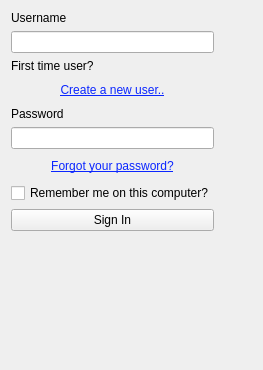
<?xml version="1.0" encoding="UTF-8"?>
<ui version="4.0">
 <class>Hookie_SingIN</class>
 <widget class="QDialog" name="Hookie_SingIN">
  <property name="geometry">
   <rect>
    <x>0</x>
    <y>0</y>
    <width>263</width>
    <height>370</height>
   </rect>
  </property>
  <property name="windowTitle">
   <string>Sign In</string>
  </property>
  <property name="modal">
   <bool>false</bool>
  </property>
  <layout class="QFormLayout" name="formLayout">
   <item row="0" column="0">
    <layout class="QGridLayout" name="gridLayout">
     <item row="0" column="0">
      <widget class="QLabel" name="label">
       <property name="text">
        <string>Username</string>
       </property>
       <property name="buddy">
        <cstring>usernamefield</cstring>
       </property>
      </widget>
     </item>
     <item row="1" column="0">
      <widget class="QLineEdit" name="usernamefield"/>
     </item>
     <item row="2" column="0">
      <widget class="QLabel" name="label_3">
       <property name="text">
        <string>First time user?</string>
       </property>
      </widget>
     </item>
     <item row="3" column="0">
      <widget class="QPushButton" name="create_user">
       <property name="sizePolicy">
        <sizepolicy hsizetype="Minimum" vsizetype="Minimum">
         <horstretch>0</horstretch>
         <verstretch>0</verstretch>
        </sizepolicy>
       </property>
       <property name="palette">
        <palette>
         <active>
          <colorrole role="Text">
           <brush brushstyle="SolidPattern">
            <color alpha="255">
             <red>0</red>
             <green>0</green>
             <blue>0</blue>
            </color>
           </brush>
          </colorrole>
          <colorrole role="ButtonText">
           <brush brushstyle="SolidPattern">
            <color alpha="255">
             <red>11</red>
             <green>38</green>
             <blue>255</blue>
            </color>
           </brush>
          </colorrole>
         </active>
         <inactive>
          <colorrole role="Text">
           <brush brushstyle="SolidPattern">
            <color alpha="255">
             <red>0</red>
             <green>0</green>
             <blue>0</blue>
            </color>
           </brush>
          </colorrole>
          <colorrole role="ButtonText">
           <brush brushstyle="SolidPattern">
            <color alpha="255">
             <red>11</red>
             <green>38</green>
             <blue>255</blue>
            </color>
           </brush>
          </colorrole>
         </inactive>
         <disabled>
          <colorrole role="Text">
           <brush brushstyle="SolidPattern">
            <color alpha="255">
             <red>69</red>
             <green>69</green>
             <blue>69</blue>
            </color>
           </brush>
          </colorrole>
          <colorrole role="ButtonText">
           <brush brushstyle="SolidPattern">
            <color alpha="255">
             <red>106</red>
             <green>104</green>
             <blue>100</blue>
            </color>
           </brush>
          </colorrole>
         </disabled>
        </palette>
       </property>
       <property name="font">
        <font>
         <underline>true</underline>
        </font>
       </property>
       <property name="cursor">
        <cursorShape>PointingHandCursor</cursorShape>
       </property>
       <property name="mouseTracking">
        <bool>false</bool>
       </property>
       <property name="text">
        <string>Create a new user..</string>
       </property>
       <property name="autoDefault">
        <bool>true</bool>
       </property>
       <property name="flat">
        <bool>true</bool>
       </property>
      </widget>
     </item>
     <item row="4" column="0">
      <widget class="QLabel" name="label_2">
       <property name="text">
        <string>Password</string>
       </property>
       <property name="buddy">
        <cstring>passwordfield</cstring>
       </property>
      </widget>
     </item>
     <item row="5" column="0">
      <widget class="QLineEdit" name="passwordfield"/>
     </item>
     <item row="6" column="0">
      <widget class="QPushButton" name="forgot_password">
       <property name="sizePolicy">
        <sizepolicy hsizetype="Minimum" vsizetype="Minimum">
         <horstretch>0</horstretch>
         <verstretch>0</verstretch>
        </sizepolicy>
       </property>
       <property name="palette">
        <palette>
         <active>
          <colorrole role="Text">
           <brush brushstyle="SolidPattern">
            <color alpha="255">
             <red>0</red>
             <green>0</green>
             <blue>0</blue>
            </color>
           </brush>
          </colorrole>
          <colorrole role="ButtonText">
           <brush brushstyle="SolidPattern">
            <color alpha="255">
             <red>11</red>
             <green>38</green>
             <blue>255</blue>
            </color>
           </brush>
          </colorrole>
         </active>
         <inactive>
          <colorrole role="Text">
           <brush brushstyle="SolidPattern">
            <color alpha="255">
             <red>0</red>
             <green>0</green>
             <blue>0</blue>
            </color>
           </brush>
          </colorrole>
          <colorrole role="ButtonText">
           <brush brushstyle="SolidPattern">
            <color alpha="255">
             <red>11</red>
             <green>38</green>
             <blue>255</blue>
            </color>
           </brush>
          </colorrole>
         </inactive>
         <disabled>
          <colorrole role="Text">
           <brush brushstyle="SolidPattern">
            <color alpha="255">
             <red>69</red>
             <green>69</green>
             <blue>69</blue>
            </color>
           </brush>
          </colorrole>
          <colorrole role="ButtonText">
           <brush brushstyle="SolidPattern">
            <color alpha="255">
             <red>106</red>
             <green>104</green>
             <blue>100</blue>
            </color>
           </brush>
          </colorrole>
         </disabled>
        </palette>
       </property>
       <property name="font">
        <font>
         <underline>true</underline>
        </font>
       </property>
       <property name="cursor">
        <cursorShape>PointingHandCursor</cursorShape>
       </property>
       <property name="mouseTracking">
        <bool>false</bool>
       </property>
       <property name="text">
        <string>Forgot your password?</string>
       </property>
       <property name="autoDefault">
        <bool>true</bool>
       </property>
       <property name="flat">
        <bool>true</bool>
       </property>
      </widget>
     </item>
     <item row="7" column="0">
      <widget class="QCheckBox" name="rememberme">
       <property name="text">
        <string>Remember me on this computer?</string>
       </property>
      </widget>
     </item>
     <item row="8" column="0">
      <widget class="QPushButton" name="signinbutton">
       <property name="text">
        <string>Sign In</string>
       </property>
      </widget>
     </item>
    </layout>
   </item>
  </layout>
 </widget>
 <tabstops>
  <tabstop>usernamefield</tabstop>
  <tabstop>create_user</tabstop>
  <tabstop>passwordfield</tabstop>
  <tabstop>forgot_password</tabstop>
  <tabstop>rememberme</tabstop>
  <tabstop>signinbutton</tabstop>
 </tabstops>
 <resources/>
 <connections>
  <connection>
   <sender>signinbutton</sender>
   <signal>clicked()</signal>
   <receiver>Hookie_SingIN</receiver>
   <slot>exec()</slot>
   <hints>
    <hint type="sourcelabel">
     <x>129</x>
     <y>281</y>
    </hint>
    <hint type="destinationlabel">
     <x>131</x>
     <y>184</y>
    </hint>
   </hints>
  </connection>
  <connection>
   <sender>create_user</sender>
   <signal>clicked()</signal>
   <receiver>Hookie_SingIN</receiver>
   <slot>exec()</slot>
   <hints>
    <hint type="sourcelabel">
     <x>129</x>
     <y>114</y>
    </hint>
    <hint type="destinationlabel">
     <x>197</x>
     <y>184</y>
    </hint>
   </hints>
  </connection>
  <connection>
   <sender>forgot_password</sender>
   <signal>clicked()</signal>
   <receiver>Hookie_SingIN</receiver>
   <slot>exec()</slot>
   <hints>
    <hint type="sourcelabel">
     <x>129</x>
     <y>216</y>
    </hint>
    <hint type="destinationlabel">
     <x>197</x>
     <y>184</y>
    </hint>
   </hints>
  </connection>
 </connections>
</ui>
